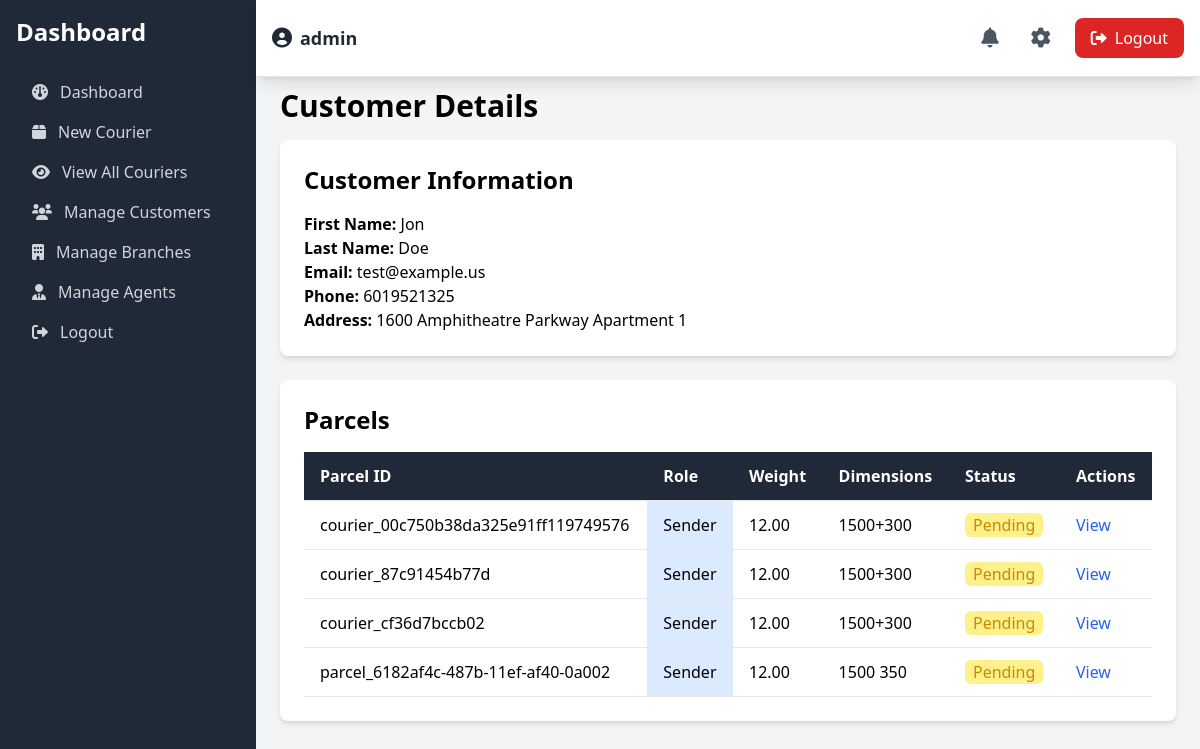
/admin/view_customer.php?id=customer_618289c0-487b-11ef-af40-0a0 (signed in), run on an earlier commit of the app's database.
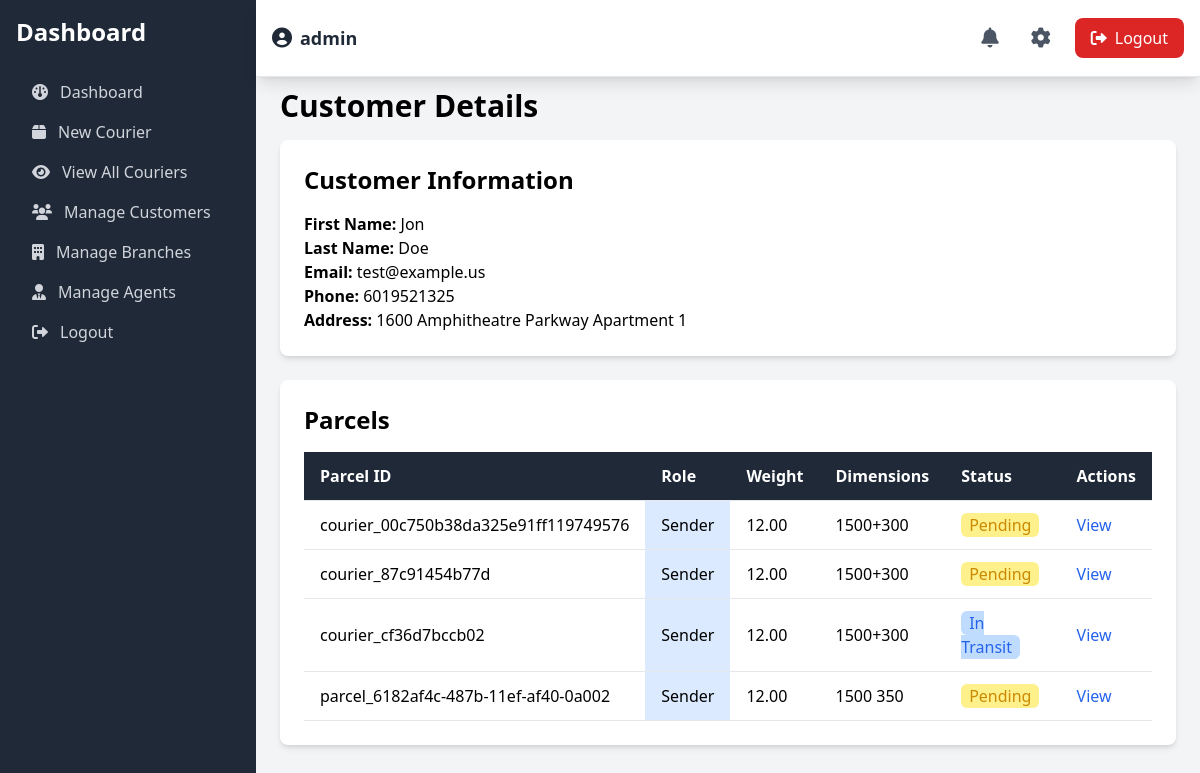
And on a later commit of the database.
### tables this page shows
CREATE TABLE `parcels` (
  `parcel_id` char(36) NOT NULL,
  `sender_id` char(36) NOT NULL,
  `receiver_id` char(36) NOT NULL,
  `weight` decimal(10,2) NOT NULL,
  `dimensions` varchar(50) NOT NULL,
  `status` enum('Pending','In Transit','Delivered','returned') DEFAULT 'Pending',
  `created_at` timestamp NOT NULL DEFAULT current_timestamp(),
  `deleted` tinyint(1) DEFAULT 0,
  `delivery_date` date DEFAULT NULL
);

### admin/view_customer.php (the view, shortened to what this page needs)
<?php
$customerId = $_GET['id'];
$database = new Database();
$db = $database->getConnection();
$query = "SELECT * FROM customers WHERE customer_id = :customer_id AND deleted = FALSE";
$stmt = $db->prepare($query);
$stmt->bindParam(':customer_id', $customerId);
$stmt->execute();
$customer = $stmt->fetch(PDO::FETCH_ASSOC);
$query = "SELECT * FROM parcels WHERE sender_id = :customer_id OR receiver_id = :customer_id";
$stmt = $db->prepare($query);
$stmt->bindParam(':customer_id', $customerId);
$stmt->execute();
$parcels = $stmt->fetchAll(PDO::FETCH_ASSOC);
?>
<!DOCTYPE html>
<html lang="en">
<?php include_once '../includes/head.php'; ?>
<body class="bg-gray-100">
    <?php include "../includes/sidebar.php"; ?>
    <?php include "../includes/topbar.php"; ?>
    <main class="ml-64 p-6 mt-16">
        <h1 class="text-3xl font-bold mb-4">Customer Details</h1>
        <div class="bg-white shadow-md rounded-lg p-6 mb-6">
            <h2 class="text-2xl font-semibold mb-4">Customer Information</h2>
            <p><strong>First Name:</strong> <?php echo htmlspecialchars($customer['first_name']); ?></p>
            <p><strong>Last Name:</strong> <?php echo htmlspecialchars($customer['last_name']); ?></p>
            <p><strong>Email:</strong> <?php echo htmlspecialchars($customer['email']); ?></p>
            <p><strong>Phone:</strong> <?php echo htmlspecialchars($customer['phone']); ?></p>
            <p><strong>Address:</strong> <?php echo htmlspecialchars($customer['address']); ?></p>
        </div>
        <div class="bg-white shadow-md rounded-lg p-6">
            <h2 class="text-2xl font-semibold mb-4">Parcels</h2>
            <table class="w-full text-left border-collapse">
                <thead>
                    <tr class="bg-gray-800 text-white">
                        <th class="py-3 px-4 border-b">Parcel ID</th>
                        <th class="py-3 px-4 border-b">Role</th>
                        <th class="py-3 px-4 border-b">Weight</th>
                        <th class="py-3 px-4 border-b">Dimensions</th>
                        <th class="py-3 px-4 border-b">Status</th>
                        <th class="py-3 px-4 border-b">Actions</th>
                    </tr>
                </thead>
                <tbody>
                    <?php foreach ($parcels as $parcel): ?>
                        <tr class="hover:bg-gray-100 parcel-row">
                            <td class="py-3 px-4 border-b"><?php echo htmlspecialchars($parcel['parcel_id']); ?></td>
                            <td
                                class="py-3 px-4 border-b <?php echo ($parcel['sender_id'] == $customerId) ? 'bg-blue-100' : 'bg-yellow-100'; ?>">
                                <?php echo ($parcel['sender_id'] == $customerId) ? 'Sender' : 'Receiver'; ?>
                            </td>
                            <td class="py-3 px-4 border-b"><?php echo htmlspecialchars($parcel['weight']); ?></td>
                            <td class="py-3 px-4 border-b"><?php echo htmlspecialchars($parcel['dimensions']); ?></td>
                            <td class="py-3 px-4 border-b">
                                <span class="status-text px-1 py-px rounded-md <?php echo $parcel['status']; ?>">
                                    <?php echo htmlspecialchars($parcel['status']); ?>
                                </span>
                            </td>
                            <td class="py-3 px-4 border-b">
                                <a href="view_parcel.php?id=<?php echo $parcel['parcel_id']; ?>"
                                    class="text-blue-600 hover:underline">View</a>
                            </td>
                        </tr>
                    <?php endforeach; ?>
                </tbody>
            </table>
        </div>
    </main>
</body>
</html>

What changed in the data, as far as the page shows it:
changed parcels "courier_cf36d7bccb02": status "Pending" → "In Transit"
